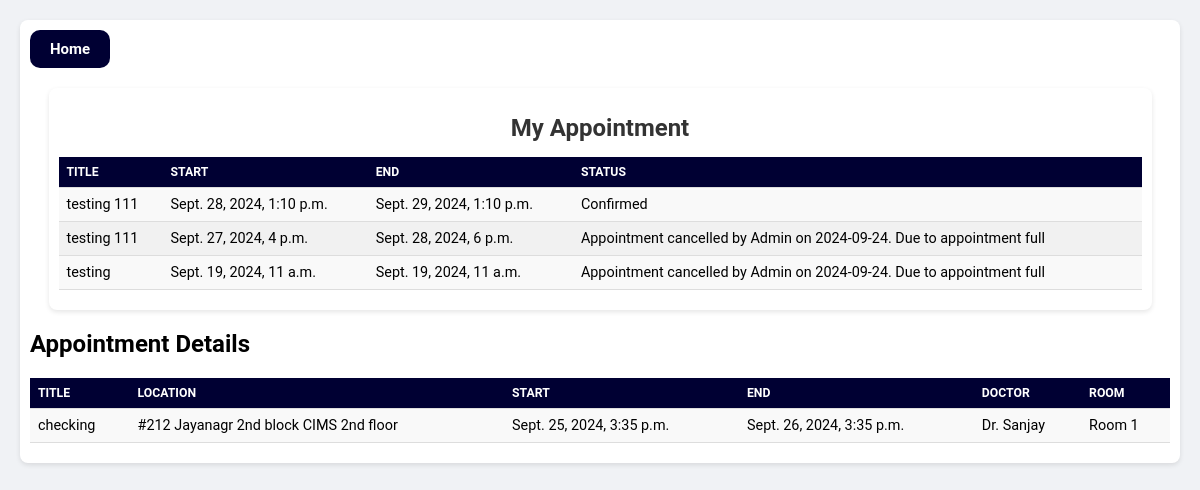
Screenshot of /user_booked_list/ (signed in) with the database file from the repository.
### myapp/models.py (models this page shows, shortened)
class Event(models.Model):
    user = models.ForeignKey(settings.AUTH_USER_MODEL, on_delete=models.CASCADE, null=True, blank=True)
    title = models.CharField(max_length=255)
    start = models.DateTimeField()
    end = models.DateTimeField()
    deleted = models.BooleanField(default=False)
    confirmed = models.BooleanField(default=False)
    deleted_by = models.ForeignKey(settings.AUTH_USER_MODEL, related_name='deleted_events', on_delete=models.SET_NULL,
                                   null=True, blank=True)
    message = models.TextField(null=True, blank=True)
    updated_at = models.DateTimeField(auto_now=True)

class CalendarEvent(models.Model):
    LOCATION_CHOICES = [
        ('#212 Jayanagr 2nd block CIMS 2nd floor','#212 Jayanagr 2nd block CIMS 2nd floor'),
        ('#414 Majestic opposit to ABC Buliding, 3rd floor','#414 Majestic opposit to ABC Buliding, 3rd floor'),
        ('#2 Rajaji Nagar 2nd block XYZ hospital 4th floor','#2 Rajaji Nagar 2nd block XYZ hospital 4th floor'),
        ('#78 Banashankri 2nd Stage medical Hospital 1st floor','#78 Banashankri 2nd Stage medical Hospital 1st floor')
    ]
    ROOM_CHOICES = [
        ('Room 1', 'Room 1'),
        ('Room 2', 'Room 2'),
        ('Room 3', 'Room 3'),
        ('Room 4', 'Room 4'),
        ('Room 5', 'Room 5'),
    ]
    DOCTOR_CHOICES = [
        ('Dr. Sanjay', 'Dr. Sanjay'),
        ('Dr. Raji', 'Dr. Raji'),
        ('Dr. Suhas', 'Dr. Suhas'),
        ('Dr. Sachin', 'Dr. Sachin'),
        ('Dr. Divya', 'Dr. Divya'),
    ]
    user = models.ForeignKey(settings.AUTH_USER_MODEL, on_delete=models.CASCADE, null=True, blank=True)
    username = models.CharField(max_length=255, blank=True, null=True)
    title = models.CharField(max_length=200)
    description = models.TextField(blank=True, null=True)
    start_time = models.DateTimeField(default=timezone.now)
    end_time = models.DateTimeField(default=timezone.now)
    location = models.CharField(max_length=200, choices=LOCATION_CHOICES, default='Not Selected')
    room = models.CharField(max_length=200, choices=ROOM_CHOICES, default='Not Selected')
    doctor = models.CharField(max_length=200, choices=DOCTOR_CHOICES, default='Not Selected')

### myapp/views.py (the view)
# urls.py: path('user_booked_list/', views.user_booked_list, name='user_booked_list'),
@login_required
def user_booked_list(request):
    events = Event.objects.filter(user=request.user).order_by('-start')
    calendar_events = CalendarEvent.objects.filter(username=request.user.username).order_by('-start_time')  # Adjust this filter if needed
    return render(request, 'user_booked_list.html', {'events': events, 'calendar_events': calendar_events})

### templates/user_booked_list.html (shortened to what this page needs)
{% load static %}
<html lang="en">
<head>
</head>
<body>
    <div class="container">
        <div class="button-container">
            <a href="{% url 'home1' %}" class="btn-home">Home</a>
        </div>
<div class="container">
        <h1>My Appointment</h1>
        <table>
            <thead>
                <tr>
                    <th>Title</th>
                    <th>Start</th>
                    <th>End</th>
                    <th>Status</th>
                </tr>
            </thead>
            <tbody>
    {% for event in events %}
        <tr>
            <td>{{ event.title }}</td>
            <td>{{ event.start }}</td>
            <td>{{ event.end }}</td>
            <td>{{ event.message }}</td>
        </tr>
    {% empty %}
        <tr>
            <td colspan="5">No events found.</td>
        </tr>
    {% endfor %}
</tbody>
        </table>
    </div>
        <h2>Appointment Details</h2>
        {% if calendar_events %}
            <table>
                <thead>
                    <tr>
                        <th>Title</th>
                        <th>Location</th>
                        <th>Start</th>
                        <th>End</th>
                        <th>Doctor</th>
                        <th>Room</th>
                    </tr>
                </thead>
                <tbody>
                    {% for calendarevent in calendar_events %}
                        <tr>
                            <td>{{ calendarevent.title }}</td>
                            <td>{{ calendarevent.location }}</td>
                            <td>{{ calendarevent.start_time }}</td>
                            <td>{{ calendarevent.end_time }}</td>
                            <td>{{ calendarevent.doctor }}</td>
                            <td>{{ calendarevent.room }}</td>
                        </tr>
                    {% empty %}
                        <tr>
                            <td colspan="6">No calendar events found.</td>
                        </tr>
                    {% endfor %}
                </tbody>
            </table>
        {% else %}
            <p>No Appointment found.</p>
        {% endif %}
    </div>
</body>
</html>

### templates/user_booked_list.html (style rules this page uses)
body { font-family: 'Roboto', sans-serif; background-color: #f0f2f5; margin: 0; padding: 0; }
.container { width: 95%; max-width: 1200px; margin: 20px auto; padding: 10px; background-color: #ffffff; border-radius: 8px; box-shadow: 0 2px 5px rgba(0, 0, 0, 0.1); }
h1 { text-align: center; color: #333; margin-bottom: 15px; font-size: 1.5em; }
table { width: 100%; border-collapse: collapse; font-size: 0.9em; margin-bottom: 10px; }
th, td { padding: 8px; text-align: left; border-bottom: 1px solid #ddd; }
th { background-color: #000033; color: white; font-size: 0.85em; text-transform: uppercase; }
td { background-color: #f9f9f9; }
tr:nth-child(even) td { background-color: #f1f1f1; }
.button-container { text-align: left; margin-top: 0px; margin-bottom: 20px; }
.btn-home { display: inline-block; background-color: #000033; color: white; font-size: 15px; font-weight: bold; padding: 10px 20px; border: none; border-radius: 10px; text-decoration: none; transition: background-color 0.3s ease-in-out, transform 0.2s; margin-right: 10px; }

### rows the page displays
Event: title "testing 111", start "Sept. 28, 2024, 1:10 p.m.", end "Sept. 29, 2024, 1:10 p.m.", message "Confirmed"
Event: title "testing 111", start "Sept. 27, 2024, 4 p.m.", end "Sept. 28, 2024, 6 p.m.", message "Appointment cancelled by Admin on 2024-09-24. Due to appointment full"
Event: title "testing", start "Sept. 19, 2024, 11 a.m.", end "Sept. 19, 2024, 11 a.m.", message "Appointment cancelled by Admin on 2024-09-24. Due to appointment full"
CalendarEvent: title "checking", location "#212 Jayanagr 2nd block CIMS 2nd floor", start_time "Sept. 25, 2024, 3:35 p.m.", end_time "Sept. 26, 2024, 3:35 p.m.", doctor "Dr. Sanjay", room "Room 1"
